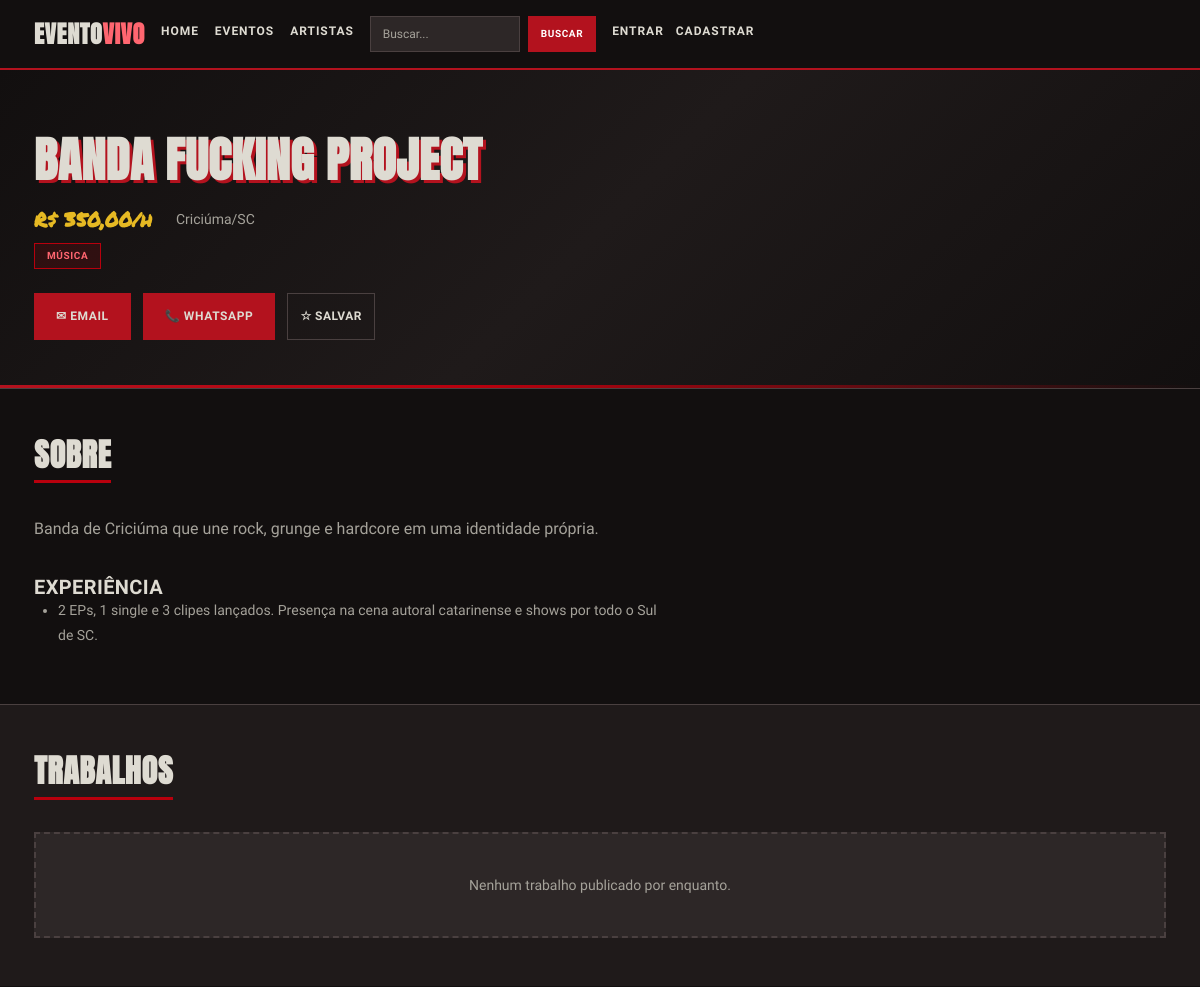
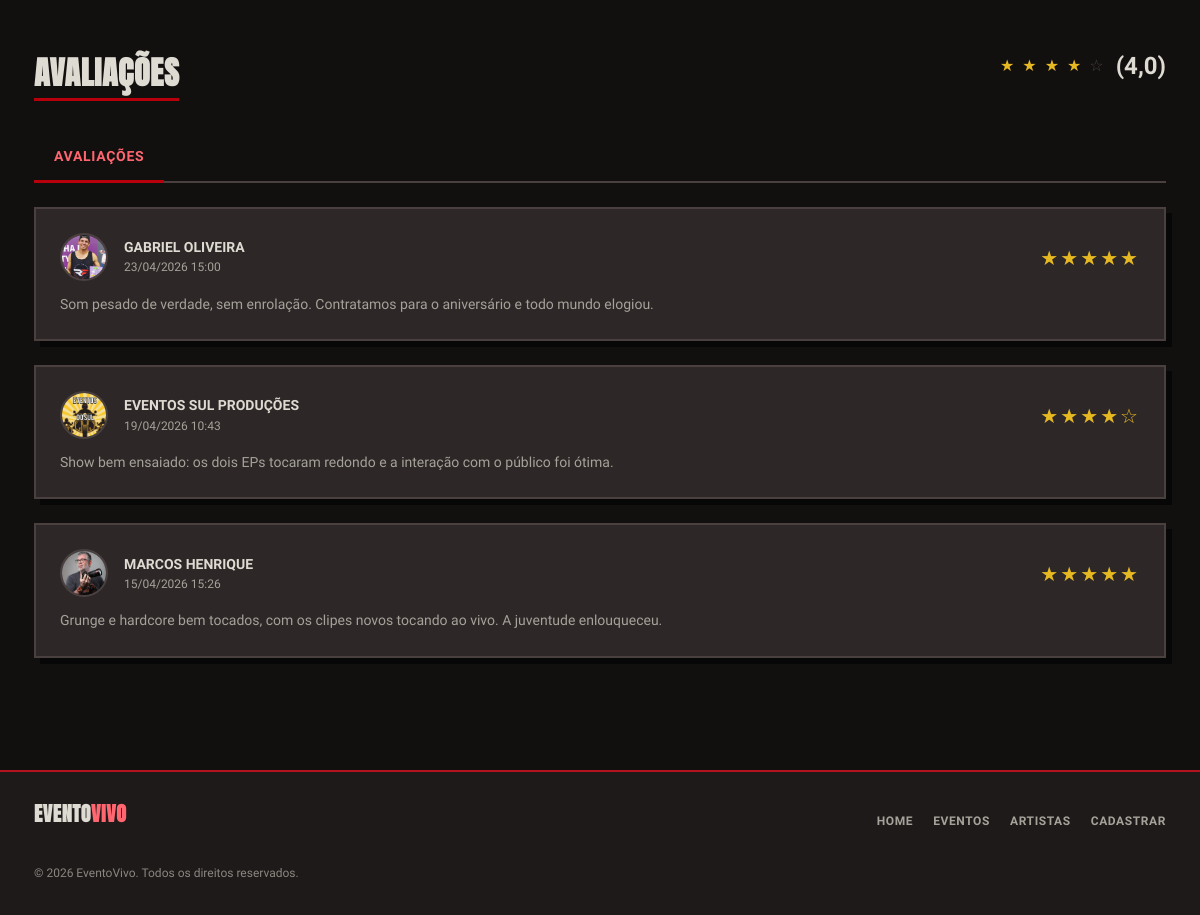
The page /Telas/PerfilFreelancer.php?id=8 on the database its author committed (2 pictures, top to bottom).
### tables this page shows
CREATE TABLE `freelancers` (
  `id_freelancer` int(11) NOT NULL AUTO_INCREMENT,
  `usuario_id` int(11) NOT NULL,
  `categoria_id` int(11) NOT NULL,
  `profissao` varchar(100) DEFAULT NULL,
  `descricao` text,
  `experiencia` text,
  `valor_hora` decimal(10,2) DEFAULT NULL,
  `rede_social` varchar(255) DEFAULT NULL,
  PRIMARY KEY (`id_freelancer`),
  UNIQUE KEY `uq_freelancer_usuario` (`usuario_id`),
  KEY `fk_freelancer_usuario` (`usuario_id`),
  KEY `fk_freelancer_categoria` (`categoria_id`),
  CONSTRAINT `fk_freelancer_categoria` FOREIGN KEY (`categoria_id`) REFERENCES `categorias_servicos` (`id_categoria`) ON UPDATE CASCADE,
  CONSTRAINT `fk_freelancer_usuario` FOREIGN KEY (`usuario_id`) REFERENCES `usuario` (`id_usuario`) ON DELETE CASCADE ON UPDATE CASCADE
);

CREATE TABLE `usuario` (
  `id_usuario` int(11) NOT NULL AUTO_INCREMENT,
  `nome` varchar(120) NOT NULL,
  `email` varchar(150) NOT NULL,
  `senha` varchar(255) NOT NULL,
  `telefone` varchar(20) DEFAULT NULL,
  `cpf` varchar(14) DEFAULT NULL,
  `data_nascimento` date DEFAULT NULL,
  `foto_perfil` varchar(255) DEFAULT NULL,
  `biografia` text,
  `cidade` varchar(100) DEFAULT NULL,
  `estado` char(2) DEFAULT NULL,
  `cep` varchar(9) DEFAULT NULL,
  `endereco` varchar(150) DEFAULT NULL,
  `numero` varchar(10) DEFAULT NULL,
  `complemento` varchar(100) DEFAULT NULL,
  `tipo` enum('usuario','empresa','admin') NOT NULL DEFAULT 'usuario',
  PRIMARY KEY (`id_usuario`),
  UNIQUE KEY `email` (`email`),
  UNIQUE KEY `cpf` (`cpf`)
);

CREATE TABLE `categorias_servicos` (
  `id_categoria` int(11) NOT NULL AUTO_INCREMENT,
  `nome` varchar(100) NOT NULL,
  `descricao` text,
  PRIMARY KEY (`id_categoria`),
  UNIQUE KEY `nome` (`nome`)
);

CREATE TABLE `avaliacoes` (
  `id` int(11) NOT NULL AUTO_INCREMENT,
  `avaliador` int(11) NOT NULL,
  `freelancer_id` int(11) NOT NULL,
  `nota` int(11) NOT NULL,
  `comentario` text,
  `data_avaliacao` datetime DEFAULT NULL,
  PRIMARY KEY (`id`),
  UNIQUE KEY `uq_avaliacao_usuario_freelancer` (`avaliador`,`freelancer_id`),
  KEY `fk_avaliacao_usuario` (`avaliador`),
  KEY `fk_avaliacao_freelancer` (`freelancer_id`),
  CONSTRAINT `fk_avaliacao_freelancer` FOREIGN KEY (`freelancer_id`) REFERENCES `freelancers` (`id_freelancer`) ON DELETE CASCADE ON UPDATE CASCADE,
  CONSTRAINT `fk_avaliacao_usuario` FOREIGN KEY (`avaliador`) REFERENCES `usuario` (`id_usuario`) ON DELETE CASCADE ON UPDATE CASCADE
);

### Telas/Componentes/funcoes_contato.php (called while the page is built, shortened)
<?php
function telefone_digitos($valor) {
    $digitos = preg_replace('/\D/', '', $valor);
    return $digitos;
}
function telefone_valido($valor) {
    $digitos = telefone_digitos($valor);
    if (strlen($digitos) === 11) {
        return preg_match('/^[1-9][1-9]9[0-9]{8}$/', $digitos) === 1;
    }
    return false;
}
function whatsapp_url($valor) {
    return 'https://wa.me/55' . telefone_digitos($valor);
}
        ?>

### Telas/PerfilFreelancer.php (the view, shortened to what this page needs)
<?php
require_once dirname(__FILE__) . '/../config/bootstrap.php';
require_once dirname(__FILE__) . '/Componentes/funcoes_freelancers.php';
require_once dirname(__FILE__) . '/Componentes/funcoes_eventos.php';
require_once dirname(__FILE__) . '/Componentes/funcoes_contato.php';
require_once dirname(__FILE__) . '/Componentes/funcoes_favoritos.php';
$idFreelancer = isset($_GET['id']) && ctype_digit($_GET['id']) ? (int) $_GET['id'] : 0;
$freelancer = buscar_freelancer_completo($conexao, $idFreelancer);
$fotosCarrossel = buscar_carrossel_freelancer($conexao, $idFreelancer);
$totalCarrossel = count($fotosCarrossel);
$avaliacoes = buscar_avaliacoes_freelancer($conexao, $idFreelancer);
$mediaAvaliacoes = calcular_media_avaliacoes($conexao, $idFreelancer);
require dirname(__FILE__) . '/Componentes/header.php';
?>
<main class="perfil-page">
  <section class="perfil-hero">
    <div class="wrap">
      <div class="perfil-header">
        <div class="perfil-info">
          <h1><?php echo htmlspecialchars($freelancer['nome']); ?></h1>
          <div class="perfil-meta">
            <span class="perfil-valor"><?php echo formatar_valor_freelancer($freelancer['valor_hora']); ?></span>
            <span><?php echo htmlspecialchars($freelancer['cidade'] . '/' . $freelancer['estado']); ?></span>
          </div>
          <span class="perfil-categoria"><?php echo htmlspecialchars($freelancer['categoria_nome']); ?></span>
          <div class="perfil-contatos">
            <?php if (!empty($freelancer['email'])): ?>
              <a href="mailto:<?php echo htmlspecialchars($freelancer['email']); ?>" class="btn-contato">✉ Email</a>
            <?php endif; ?>
            <?php $urlWhatsPerfil = whatsapp_url(isset($freelancer['telefone']) ? $freelancer['telefone'] : ''); ?>
            <?php if ($urlWhatsPerfil !== ''): ?>
              <a href="<?php echo htmlspecialchars($urlWhatsPerfil); ?>" target="_blank" rel="noopener noreferrer" class="btn-contato">📞 WhatsApp</a>
            <?php endif; ?>
          </div>
        </div>
      </div>
    </div>
  </section>
  <section class="perfil-section">
    <div class="wrap">
      <h2 class="section-title">Sobre</h2>
      <div class="descricao-texto">
        <?php echo nl2br(htmlspecialchars($freelancer['descricao'])); ?>
      </div>
      <?php if (!empty($freelancer['experiencia'])): ?>
        <h3 class="perfil-subtitulo">Experiência</h3>
        <ul class="experiencia-lista">
          <?php
          $expLinhas = explode("\n", $freelancer['experiencia']);
          foreach ($expLinhas as $linha) {
              $linha = trim($linha);
              if ($linha !== '') {
                  echo '<li>' . htmlspecialchars($linha) . '</li>';
              }
          }
          ?>
        </ul>
      <?php endif; ?>
    </div>
  </section>
  <section class="perfil-section alt">
    <div class="wrap">
      <h2 class="section-title">Trabalhos</h2>
      <?php if ($totalCarrossel > 0): ?>
        <div class="carrossel" id="carrossel" role="region" aria-roledescription="carrossel" aria-label="Fotos do trabalho de <?php echo htmlspecialchars($freelancer['nome']); ?>" tabindex="0">
          <div class="carrossel-viewport">
            <div class="carrossel-trilha" id="carrossel-trilha">
              <?php foreach ($fotosCarrossel as $indice => $foto): ?>
                <figure class="carrossel-slide<?php echo $indice === 0 ? ' ativo' : ''; ?>" role="group" aria-roledescription="slide"
                        aria-label="<?php echo $indice + 1; ?> de <?php echo $totalCarrossel; ?>"
                        <?php if ($indice > 0): ?>aria-hidden="true"<?php endif; ?>>
                  <img src="<?php echo htmlspecialchars(freelancer_foto_trabalho_src($foto['imagem'])); ?>"
                       alt="<?php echo htmlspecialchars($foto['legenda'] !== null && $foto['legenda'] !== '' ? $foto['legenda'] : 'Foto do trabalho de ' . $freelancer['nome']); ?>"
                       <?php echo $indice === 0 ? 'loading="eager"' : 'loading="lazy"'; ?>>
                  <?php if ($foto['legenda'] !== null && $foto['legenda'] !== ''): ?>
                    <figcaption class="carrossel-legenda"><?php echo htmlspecialchars($foto['legenda']); ?></figcaption>
                  <?php endif; ?>
                </figure>
              <?php endforeach; ?>
            </div>
            <?php if ($totalCarrossel > 1): ?>
              <button type="button" class="carrossel-seta anterior" id="carrossel-anterior" aria-label="Foto anterior">&#10094;</button>
              <button type="button" class="carrossel-seta proximo" id="carrossel-proximo" aria-label="Próxima foto">&#10095;</button>
            <?php endif; ?>
          </div>
          <?php if ($totalCarrossel > 1): ?>
            <div class="carrossel-rodape">
              <ul class="carrossel-dots" id="carrossel-dots">
                <?php foreach ($fotosCarrossel as $indice => $foto): ?>
                  <li>
                    <button type="button" class="carrossel-dot" data-indice="<?php echo $indice; ?>"
                            aria-label="Ir para a foto <?php echo $indice + 1; ?>"
                            <?php echo $indice === 0 ? 'aria-current="true"' : ''; ?>></button>
                  </li>
                <?php endforeach; ?>
              </ul>
              <span class="carrossel-contador" id="carrossel-contador" aria-live="polite">1 / <?php echo $totalCarrossel; ?></span>
            </div>
          <?php endif; ?>
        </div>
      <?php else: ?>
        <div class="carrossel-vazio">Nenhum trabalho publicado por enquanto.</div>
      <?php endif; ?>
    </div>
  </section>
  <section class="perfil-section">
    <div class="wrap">
      <div class="perfil-avaliacoes-topo">
        <h2 class="section-title">Avaliações</h2>
        <div class="estrelas-avaliacao">
          <?php echo render_estrelas_avaliacao($mediaAvaliacoes); ?>
        </div>
      </div>
      <div class="abas-avaliacoes" role="tablist">
        <button class="aba-btn ativa" role="tab" aria-selected="true" aria-controls="aba-avaliacoes" id="tab-avaliacoes" onclick="mostrarAba('avaliacoes')">Avaliações</button>
      </div>
      <div class="aba-conteudo ativa" id="aba-avaliacoes" role="tabpanel" aria-labelledby="tab-avaliacoes">
        <?php if (!empty($avaliacoes)): ?>
          <div class="avaliacoes-lista">
            <?php foreach ($avaliacoes as $av): ?>
              <article class="avaliacao-card">
                <div class="avaliacao-header">
                  <img class="avaliador-foto" src="<?php echo htmlspecialchars(freelancer_foto_src($av['avaliador_foto'])); ?>" alt="<?php echo htmlspecialchars($av['avaliador_nome']); ?>">
                  <div class="avaliador-info">
                    <div class="avaliador-nome"><?php echo htmlspecialchars($av['avaliador_nome']); ?></div>
                    <div class="avaliacao-data"><?php echo date('d/m/Y H:i', strtotime($av['data_avaliacao'])); ?></div>
                  </div>
                  <div class="avaliacao-estrelas">
                    <?php
                    for ($i = 1; $i <= 5; $i++) {
                        echo $i <= $av['nota'] ? '★' : '☆';
                    }
                    ?>
                  </div>
                </div>
                <?php if (!empty($av['comentario'])): ?>
                  <div class="avaliacao-comentario"><?php echo htmlspecialchars($av['comentario']); ?></div>
                <?php endif; ?>
              </article>
            <?php endforeach; ?>
          </div>
        <?php else: ?>
          <p class="sem-avaliacao">Este artista ainda não possui avaliações.</p>
        <?php endif; ?>
      </div>
    </div>
  </section>
</main>
<?php require dirname(__FILE__) . '/Componentes/footer.php'; ?>

### Css/tokens.css (style rules this page uses)
:root { --color-ink: #120f0f; --color-ink-2: #1f1a1a; --color-ink-3: #2a2424; --color-steel: #2d2727; --color-rule: #4a4040; --color-rule-light: #5a4e4e; --color-paper: #dedbd2; --color-paper-dim: #a5a29a; --color-paper-muted: #8a8780; --color-white: #ffffff; --color-blood: #b3121e; --color-blood-hover: #c91422; --color-accent: #b8000d; --color-accent-hover: #d00010; --color-red-text: #ff6670; --color-yellow: #e6b923; --color-yellow-hover: #f0c840; --color-success: #2e7d32; --color-success-bg: rgba(46, 125, 50, 0.15); --color-success-border: #4caf50; --color-error: #b3121e; --color-error-bg: rgba(179, 18, 30, 0.12); --color-error-border: #b3121e; --color-warning: #e6b923; --color-warning-bg: rgba(230, 185, 35, 0.12); --color-warning-border: #e6b923; --color-info: #1565c0; --color-info-bg: rgba(21, 101, 192, 0.15); --color-info-border: #1976d2; --color-focus: var(--color-accent); --color-focus-ring: rgba(184, 0, 13, 0.25); --font-display: 'Anton', sans-serif; --font-body: 'Courier Prime', monospace; --font-mark: 'Permanent Marker', cursive; --font-size-xs: 0.625rem; --font-size-sm: 0.75rem; --font-size-base: 0.875rem; --font-size-md: 1rem; --font-size-lg: 1.125rem; --font-size-xl: 1.25rem; --font-size-2xl: 1.5rem; --font-size-3xl: 2rem; --font-size-4xl: 2.5rem; --font-size-5xl: 3.5rem; --font-size-6xl: 4.5rem; --font-weight-normal: 400; --font-weight-medium: 500; --font-weight-bold: 700; --line-height-tight: 1.1; --line-height-snug: 1.35; --line-height-normal: 1.6; --line-height-relaxed: 1.75; --space-0: 0; --space-1: 0.25rem; --space-2: 0.5rem; --space-3: 0.75rem; --space-4: 1rem; --space-5: 1.25rem; --space-6: 1.5rem; --space-8: 2rem; --space-10: 2.5rem; --space-12: 3rem; --space-16: 4rem; --space-20: 5rem; --space-24: 6rem; --container-max: 1180px; --container-padding: var(--space-6); --radius-none: 0; --radius-sm: 2px; --radius-md: 4px; --radius-lg: 8px; --radius-full: 9999px; --shadow-hard: 6px 6px 0 rgba(0, 0, 0, 0.55); --shadow-hard-hover: 8px 8px 0 rgba(0, 0, 0, 0.55); --shadow-soft: 0 4px 12px rgba(0, 0, 0, 0.3); --shadow-card: 0 2px 8px rgba(0, 0, 0, 0.25); --shadow-focus: 0 0 0 3px var(--color-focus-ring); --ease-fast: 0.12s ease; --ease-base: 0.18s ease; --ease-slow: 0.25s ease; --ease-spring: 0.3s cubic-bezier(0.34, 1.56, 0.64, 1); --z-dropdown: 100; --z-sticky: 200; --z-fixed: 300; --z-modal-backdrop: 400; --z-modal: 500; --z-popover: 600; --z-tooltip: 700; --z-toast: 800; --bp-xs: 20em; --bp-sm: 22.5em; --bp-md: 24.375em; --bp-lg: 26.875em; --bp-tablet: 48em; --bp-laptop: 64em; --bp-desktop: 80em; --bp-xl: 90em; --bp-2xl: 120em; --header-height: 4.25rem; --ink: var(--color-ink); --ink-2: var(--color-ink-2); --ink-3: var(--color-ink-3); --steel: var(--color-steel); --rule: var(--color-rule); --rule-light: var(--color-rule-light); --paper: var(--color-paper); --paper-dim: var(--color-paper-dim); --paper-muted: var(--color-paper-muted); --white: var(--color-white); --blood: var(--color-blood); --accent: var(--color-accent); --red-text: var(--color-red-text); --yellow: var(--color-yellow); --sp-1: var(--space-2); --sp-2: var(--space-4); --sp-3: var(--space-6); --sp-4: var(--space-8); --sp-5: var(--space-12); --sp-6: var(--space-16); --sp-7: var(--space-24); --ease: var(--ease-base); }

### Css/layout.css (style rules this page uses)
.wrap { width: 100%; max-width: var(--container-max); margin-inline: auto; padding-inline: clamp(var(--space-4), 4vw, var(--space-6)); }

### Css/components.css (style rules this page uses)
.artist-avaliacao, .estrelas-avaliacao { display: flex; align-items: center; gap: var(--space-2); margin-bottom: var(--space-3); font-size: var(--font-size-sm); }

### Css/site.css (style rules this page uses)
h1 { font-family: var(--font-display); font-weight: var(--font-weight-bold); text-transform: uppercase; font-size: clamp(2.4rem, 6.5vw, 4.6rem); line-height: 0.98; letter-spacing: 0.01em; text-shadow: 4px 4px 0 var(--color-blood); max-width: 22ch; }
h2 { display: inline-block; font-family: var(--font-display); text-transform: uppercase; font-size: clamp(1.7rem, 4vw, 2.4rem); letter-spacing: 0.02em; border-bottom: 4px solid var(--color-accent); padding-bottom: var(--space-1); margin-bottom: var(--space-8); }
.section-title { display: inline-block; font-family: var(--font-display); text-transform: uppercase; font-size: clamp(1.5rem, 3vw, 2rem); border-bottom: 3px solid var(--color-accent); padding-bottom: var(--space-2); margin-bottom: var(--space-8); }

### rows shown on the page
freelancers: usuario.nome "BANDA FUCKING PROJECT", valor_hora "R$ 350,00/h", usuario.estado "Criciúma/SC", categoria.nome "MÚSICA", descricao "Banda de Criciúma que une rock, grunge e hardcore em uma identidade própria.", experiencia "2 EPs, 1 single e 3 clipes lançados. Presença na cena autoral catarinense e shows por todo o Sul de SC."
avaliacoes: avaliador.foto_perfil (picture), avaliador.nome "GABRIEL OLIVEIRA", data_avaliacao "23/04/2026 15:00", comentario "Som pesado de verdade, sem enrolação. Contratamos para o aniversário e todo mundo elogiou."
avaliacoes: avaliador.foto_perfil (picture), avaliador.nome "EVENTOS SUL PRODUÇÕES", data_avaliacao "19/04/2026 10:43", nota 4 (drawn), comentario "Show bem ensaiado: os dois EPs tocaram redondo e a interação com o público foi ótima."
avaliacoes: avaliador.foto_perfil (picture), avaliador.nome "MARCOS HENRIQUE", data_avaliacao "15/04/2026 15:26", comentario "Grunge e hardcore bem tocados, com os clipes novos tocando ao vivo. A juventude enlouqueceu."

### other values the page prints
$rotulo "HOME EVENTOS ARTISTAS ENTRAR CADASTRAR"
$media "4,0"
